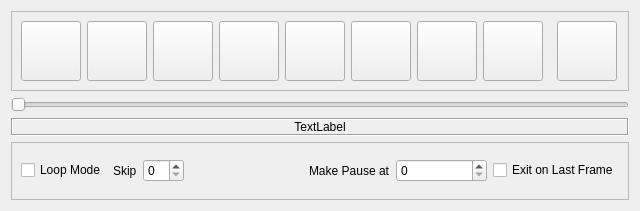
<?xml version="1.0" encoding="UTF-8"?>
<ui version="4.0">
 <class>CSeqControlDlgDesign</class>
 <widget class="QWidget" name="CSeqControlDlgDesign">
  <property name="geometry">
   <rect>
    <x>0</x>
    <y>0</y>
    <width>640</width>
    <height>211</height>
   </rect>
  </property>
  <property name="windowTitle">
   <string>Dialog</string>
  </property>
  <property name="windowIcon">
   <iconset resource="../../../res/symbols.qrc">
    <normaloff>:/symbols/player_volume.png</normaloff>:/symbols/player_volume.png</iconset>
  </property>
  <layout class="QGridLayout" name="gridLayout">
   <item row="0" column="0">
    <widget class="QFrame" name="m_qfControlFrame_p">
     <property name="sizePolicy">
      <sizepolicy hsizetype="Expanding" vsizetype="Fixed">
       <horstretch>0</horstretch>
       <verstretch>0</verstretch>
      </sizepolicy>
     </property>
     <property name="frameShape">
      <enum>QFrame::StyledPanel</enum>
     </property>
     <property name="frameShadow">
      <enum>QFrame::Raised</enum>
     </property>
     <layout class="QHBoxLayout" name="horizontalLayout">
      <item>
       <widget class="QPushButton" name="m_qpbBegin_p">
        <property name="sizePolicy">
         <sizepolicy hsizetype="Fixed" vsizetype="Fixed">
          <horstretch>0</horstretch>
          <verstretch>0</verstretch>
         </sizepolicy>
        </property>
        <property name="minimumSize">
         <size>
          <width>60</width>
          <height>60</height>
         </size>
        </property>
        <property name="maximumSize">
         <size>
          <width>60</width>
          <height>60</height>
         </size>
        </property>
        <property name="text">
         <string/>
        </property>
        <property name="icon">
         <iconset resource="../../../res/symbols.qrc">
          <normaloff>:/symbols/000005-black-white-pearl-icon-media-a-media25-arrows-skip-back.png</normaloff>:/symbols/000005-black-white-pearl-icon-media-a-media25-arrows-skip-back.png</iconset>
        </property>
        <property name="iconSize">
         <size>
          <width>48</width>
          <height>48</height>
         </size>
        </property>
       </widget>
      </item>
      <item>
       <widget class="QPushButton" name="m_qpbPrev_p">
        <property name="sizePolicy">
         <sizepolicy hsizetype="Fixed" vsizetype="Fixed">
          <horstretch>0</horstretch>
          <verstretch>0</verstretch>
         </sizepolicy>
        </property>
        <property name="minimumSize">
         <size>
          <width>60</width>
          <height>60</height>
         </size>
        </property>
        <property name="maximumSize">
         <size>
          <width>60</width>
          <height>60</height>
         </size>
        </property>
        <property name="text">
         <string/>
        </property>
        <property name="icon">
         <iconset resource="../../../res/symbols.qrc">
          <normaloff>:/symbols/000011-black-white-pearl-icon-media-a-media292-minus3.png</normaloff>:/symbols/000011-black-white-pearl-icon-media-a-media292-minus3.png</iconset>
        </property>
        <property name="iconSize">
         <size>
          <width>48</width>
          <height>48</height>
         </size>
        </property>
       </widget>
      </item>
      <item>
       <widget class="QPushButton" name="m_qpbPlayBack_p">
        <property name="sizePolicy">
         <sizepolicy hsizetype="Fixed" vsizetype="Fixed">
          <horstretch>0</horstretch>
          <verstretch>0</verstretch>
         </sizepolicy>
        </property>
        <property name="minimumSize">
         <size>
          <width>60</width>
          <height>60</height>
         </size>
        </property>
        <property name="maximumSize">
         <size>
          <width>60</width>
          <height>60</height>
         </size>
        </property>
        <property name="text">
         <string/>
        </property>
        <property name="icon">
         <iconset resource="../../../res/symbols.qrc">
          <normaloff>:/symbols/000001-black-white-pearl-icon-media-a-media21-arrow-back.png</normaloff>:/symbols/000001-black-white-pearl-icon-media-a-media21-arrow-back.png</iconset>
        </property>
        <property name="iconSize">
         <size>
          <width>48</width>
          <height>48</height>
         </size>
        </property>
       </widget>
      </item>
      <item>
       <widget class="QPushButton" name="m_qpbStop_p">
        <property name="sizePolicy">
         <sizepolicy hsizetype="Fixed" vsizetype="Fixed">
          <horstretch>0</horstretch>
          <verstretch>0</verstretch>
         </sizepolicy>
        </property>
        <property name="minimumSize">
         <size>
          <width>60</width>
          <height>60</height>
         </size>
        </property>
        <property name="maximumSize">
         <size>
          <width>60</width>
          <height>60</height>
         </size>
        </property>
        <property name="text">
         <string/>
        </property>
        <property name="icon">
         <iconset resource="../../../res/symbols.qrc">
          <normaloff>:/symbols/000008-black-white-pearl-icon-media-a-media28-stop.png</normaloff>:/symbols/000008-black-white-pearl-icon-media-a-media28-stop.png</iconset>
        </property>
        <property name="iconSize">
         <size>
          <width>48</width>
          <height>48</height>
         </size>
        </property>
       </widget>
      </item>
      <item>
       <widget class="QPushButton" name="m_qpbPause_p">
        <property name="sizePolicy">
         <sizepolicy hsizetype="Fixed" vsizetype="Fixed">
          <horstretch>0</horstretch>
          <verstretch>0</verstretch>
         </sizepolicy>
        </property>
        <property name="minimumSize">
         <size>
          <width>60</width>
          <height>60</height>
         </size>
        </property>
        <property name="maximumSize">
         <size>
          <width>60</width>
          <height>60</height>
         </size>
        </property>
        <property name="text">
         <string/>
        </property>
        <property name="icon">
         <iconset resource="../../../res/symbols.qrc">
          <normaloff>:/symbols/000007-black-white-pearl-icon-media-a-media27-pause-sign.png</normaloff>:/symbols/000007-black-white-pearl-icon-media-a-media27-pause-sign.png</iconset>
        </property>
        <property name="iconSize">
         <size>
          <width>48</width>
          <height>48</height>
         </size>
        </property>
       </widget>
      </item>
      <item>
       <widget class="QPushButton" name="m_qpbPlay_p">
        <property name="sizePolicy">
         <sizepolicy hsizetype="Fixed" vsizetype="Fixed">
          <horstretch>0</horstretch>
          <verstretch>0</verstretch>
         </sizepolicy>
        </property>
        <property name="minimumSize">
         <size>
          <width>60</width>
          <height>60</height>
         </size>
        </property>
        <property name="maximumSize">
         <size>
          <width>60</width>
          <height>60</height>
         </size>
        </property>
        <property name="text">
         <string/>
        </property>
        <property name="icon">
         <iconset resource="../../../res/symbols.qrc">
          <normaloff>:/symbols/000002-black-white-pearl-icon-media-a-media22-arrow-forward1.png</normaloff>:/symbols/000002-black-white-pearl-icon-media-a-media22-arrow-forward1.png</iconset>
        </property>
        <property name="iconSize">
         <size>
          <width>48</width>
          <height>48</height>
         </size>
        </property>
       </widget>
      </item>
      <item>
       <widget class="QPushButton" name="m_qpbNext_p">
        <property name="sizePolicy">
         <sizepolicy hsizetype="Fixed" vsizetype="Fixed">
          <horstretch>0</horstretch>
          <verstretch>0</verstretch>
         </sizepolicy>
        </property>
        <property name="minimumSize">
         <size>
          <width>60</width>
          <height>60</height>
         </size>
        </property>
        <property name="maximumSize">
         <size>
          <width>60</width>
          <height>60</height>
         </size>
        </property>
        <property name="text">
         <string/>
        </property>
        <property name="icon">
         <iconset resource="../../../res/symbols.qrc">
          <normaloff>:/symbols/000010-black-white-pearl-icon-media-a-media291-volume1.png</normaloff>:/symbols/000010-black-white-pearl-icon-media-a-media291-volume1.png</iconset>
        </property>
        <property name="iconSize">
         <size>
          <width>48</width>
          <height>48</height>
         </size>
        </property>
       </widget>
      </item>
      <item>
       <widget class="QPushButton" name="m_qpbEnd_p">
        <property name="sizePolicy">
         <sizepolicy hsizetype="Fixed" vsizetype="Fixed">
          <horstretch>0</horstretch>
          <verstretch>0</verstretch>
         </sizepolicy>
        </property>
        <property name="minimumSize">
         <size>
          <width>60</width>
          <height>60</height>
         </size>
        </property>
        <property name="maximumSize">
         <size>
          <width>60</width>
          <height>60</height>
         </size>
        </property>
        <property name="text">
         <string/>
        </property>
        <property name="icon">
         <iconset resource="../../../res/symbols.qrc">
          <normaloff>:/symbols/000006-black-white-pearl-icon-media-a-media26-arrows-skip-forward.png</normaloff>:/symbols/000006-black-white-pearl-icon-media-a-media26-arrows-skip-forward.png</iconset>
        </property>
        <property name="iconSize">
         <size>
          <width>48</width>
          <height>48</height>
         </size>
        </property>
       </widget>
      </item>
      <item>
       <spacer name="horizontalSpacer">
        <property name="orientation">
         <enum>Qt::Horizontal</enum>
        </property>
        <property name="sizeType">
         <enum>QSizePolicy::Fixed</enum>
        </property>
        <property name="sizeHint" stdset="0">
         <size>
          <width>8</width>
          <height>20</height>
         </size>
        </property>
       </spacer>
      </item>
      <item>
       <widget class="QPushButton" name="m_qpbReload_p">
        <property name="sizePolicy">
         <sizepolicy hsizetype="Fixed" vsizetype="Fixed">
          <horstretch>0</horstretch>
          <verstretch>0</verstretch>
         </sizepolicy>
        </property>
        <property name="minimumSize">
         <size>
          <width>60</width>
          <height>60</height>
         </size>
        </property>
        <property name="maximumSize">
         <size>
          <width>60</width>
          <height>60</height>
         </size>
        </property>
        <property name="text">
         <string/>
        </property>
        <property name="icon">
         <iconset resource="../../../res/symbols.qrc">
          <normaloff>:/symbols/004620-black-white-pearl-icon-arrows-arrow-redo.png</normaloff>:/symbols/004620-black-white-pearl-icon-arrows-arrow-redo.png</iconset>
        </property>
        <property name="iconSize">
         <size>
          <width>48</width>
          <height>48</height>
         </size>
        </property>
       </widget>
      </item>
     </layout>
    </widget>
   </item>
   <item row="1" column="0">
    <widget class="QSlider" name="m_qsPosition_p">
     <property name="orientation">
      <enum>Qt::Horizontal</enum>
     </property>
    </widget>
   </item>
   <item row="2" column="0">
    <widget class="QLabel" name="m_qlStatus_p">
     <property name="sizePolicy">
      <sizepolicy hsizetype="Preferred" vsizetype="Fixed">
       <horstretch>0</horstretch>
       <verstretch>0</verstretch>
      </sizepolicy>
     </property>
     <property name="frameShape">
      <enum>QFrame::Box</enum>
     </property>
     <property name="frameShadow">
      <enum>QFrame::Sunken</enum>
     </property>
     <property name="text">
      <string>TextLabel</string>
     </property>
     <property name="scaledContents">
      <bool>true</bool>
     </property>
     <property name="alignment">
      <set>Qt::AlignCenter</set>
     </property>
    </widget>
   </item>
   <item row="3" column="0">
    <widget class="QFrame" name="frame">
     <property name="frameShape">
      <enum>QFrame::StyledPanel</enum>
     </property>
     <property name="frameShadow">
      <enum>QFrame::Raised</enum>
     </property>
     <layout class="QGridLayout" name="gridLayout_2">
      <item row="0" column="0">
       <widget class="QCheckBox" name="m_cbLoopMode_p">
        <property name="text">
         <string>Loop Mode</string>
        </property>
       </widget>
      </item>
      <item row="0" column="1">
       <spacer name="horizontalSpacer_3">
        <property name="orientation">
         <enum>Qt::Horizontal</enum>
        </property>
        <property name="sizeHint" stdset="0">
         <size>
          <width>70</width>
          <height>20</height>
         </size>
        </property>
       </spacer>
      </item>
      <item row="0" column="2">
       <widget class="QLabel" name="label">
        <property name="text">
         <string>Skip</string>
        </property>
       </widget>
      </item>
      <item row="0" column="3">
       <widget class="QSpinBox" name="m_sbSkip_p"/>
      </item>
      <item row="0" column="4">
       <spacer name="horizontalSpacer_4">
        <property name="orientation">
         <enum>Qt::Horizontal</enum>
        </property>
        <property name="sizeHint" stdset="0">
         <size>
          <width>372</width>
          <height>20</height>
         </size>
        </property>
       </spacer>
      </item>
      <item row="0" column="5">
       <widget class="QLabel" name="label_3">
        <property name="text">
         <string>Make Pause at</string>
        </property>
       </widget>
      </item>
      <item row="0" column="6">
       <widget class="QSpinBox" name="m_sbPauseAt_p">
        <property name="sizePolicy">
         <sizepolicy hsizetype="Fixed" vsizetype="Fixed">
          <horstretch>0</horstretch>
          <verstretch>0</verstretch>
         </sizepolicy>
        </property>
        <property name="minimumSize">
         <size>
          <width>91</width>
          <height>0</height>
         </size>
        </property>
        <property name="maximumSize">
         <size>
          <width>91</width>
          <height>16777215</height>
         </size>
        </property>
        <property name="maximum">
         <number>999999999</number>
        </property>
       </widget>
      </item>
      <item row="0" column="7">
       <spacer name="horizontalSpacer_5">
        <property name="orientation">
         <enum>Qt::Horizontal</enum>
        </property>
        <property name="sizeHint" stdset="0">
         <size>
          <width>17</width>
          <height>20</height>
         </size>
        </property>
       </spacer>
      </item>
      <item row="0" column="8">
       <widget class="QCheckBox" name="m_cbExit_p">
        <property name="text">
         <string>Exit on Last Frame</string>
        </property>
        <property name="checked">
         <bool>false</bool>
        </property>
       </widget>
      </item>
     </layout>
    </widget>
   </item>
  </layout>
 </widget>
 <resources>
  <include location="../../../res/symbols.qrc"/>
 </resources>
 <connections/>
</ui>
